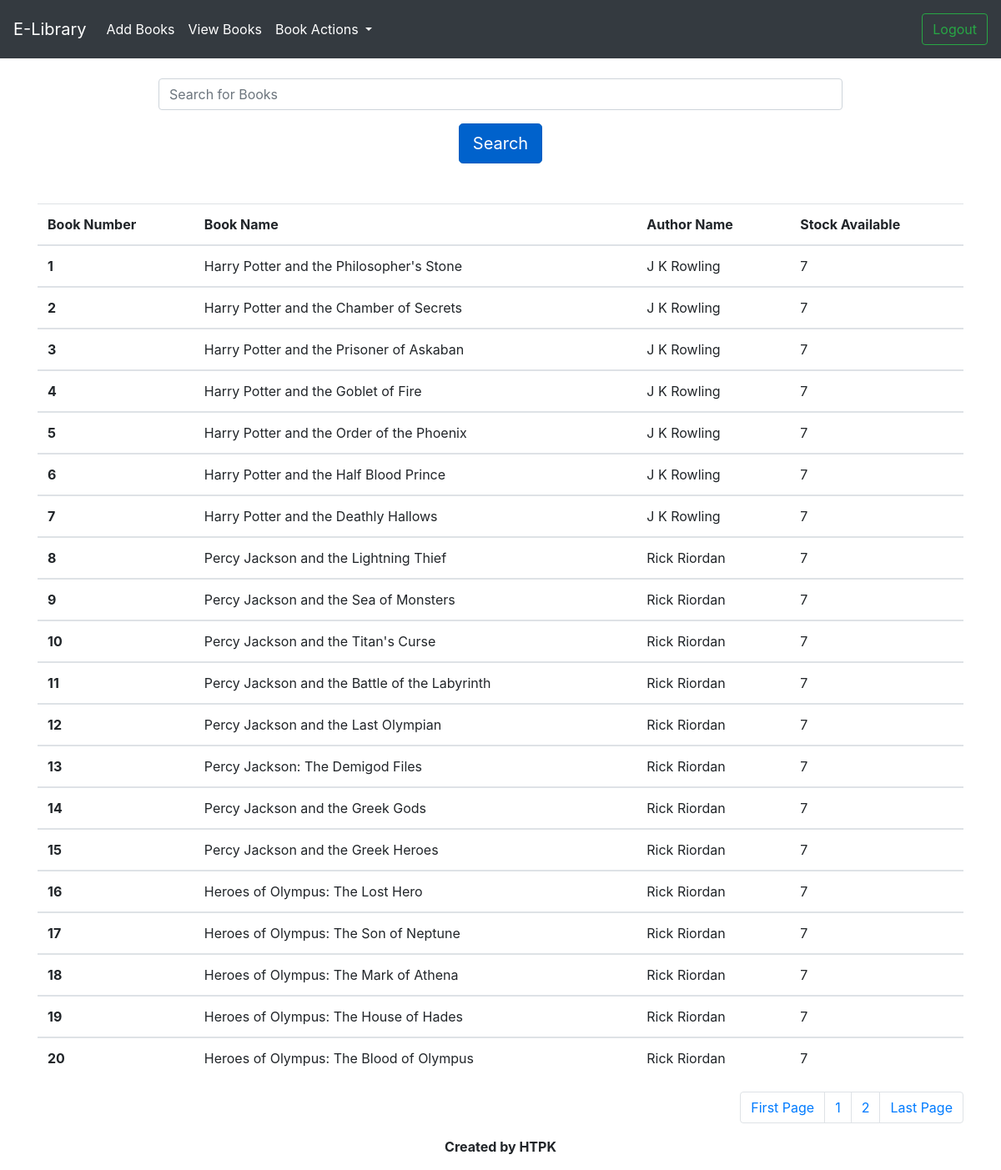
The page /elibrary/checkedout/ (signed in) on the database its author committed.
### books/models.py (models this page shows, shortened)
class book(models.Model):
    bookname = models.CharField(max_length=100)
    authorname = models.CharField(max_length=200)
    booknum = models.IntegerField()
    stockavail = models.IntegerField()
    noc = models.IntegerField(default=0)

### books/views.py (the view)
# urls.py: path('checkedout/',views.checkout1,name='checkedout'),
def checkout1(request):
    if request.method=="POST":
        form = checkoutb(request.POST or None)
        if form.is_valid():
            b=form.cleaned_data['booknum']
            c=form.cleaned_data['noc']
            bookchan = book.objects.get(booknum=b)
            if bookchan.stockavail >= c:
                bookchan.stockavail = bookchan.stockavail - c
                bookchan.save(update_fields=['stockavail'])
                messages.success(request,("Checkedout Successfully!!!"))
                return redirect('checkout')
            else:
                messages.success(request,("Couldn't Checkout!!!"))
                return redirect('checkout')
        else:
            ViewBooks=book.objects.order_by('booknum')
            paginator = Paginator(ViewBooks,20)
            page = request.GET.get('pg')
            ViewBooks = paginator.get_page(page)
            return render(request,'studentview.html',{'ViewBooks': ViewBooks})
    else:
        ViewBooks=book.objects.order_by('booknum')
        paginator = Paginator(ViewBooks,20)
        page = request.GET.get('pg')
        ViewBooks = paginator.get_page(page)
        return render(request,'studentview.html',{'ViewBooks': ViewBooks})

### books/templates/studentview.html (shortened to what this page needs)
{% extends 'base.html' %}
{% block content %}
{% if  user.is_authenticated %}
<form method = "GET">
    <div class="form-group row text-center">
      <label class="col-lg-2" ></label>
      <input type="text" class="form-control col-lg-8"  name="q" placeholder="Search for Books">
    </div>
    <div class="text-center ">
      <button type="submit" class="btn btn-primary btn-lg active ">Search</button>
    </div>
  </form>
  <div class="container">
    <table class="table table-hover">
<thead>
  <tr>
    <th scope="col">Book Number</th>
    <th scope="col">Book Name</th>
    <th scope="col">Author Name</th>
    <th scope="col">Stock Available</th>
  </tr>
</thead>
    {% for obj in ViewBooks %}
<tbody>
  <tr>
    <th scope="row">{{obj.booknum}}</th>
    <td>{{obj.bookname}}</td>
    <td>{{obj.authorname}}</td>
    <td>{{obj.stockavail}}</td>
  </tr>
    {% endfor %}
  </tbody>
  </table>
  <nav aria-label="Page navigation example">
  <ul class="pagination justify-content-end">
    <li class="page-item "><a class="page-link" href="?pg=1" >First Page</a></li>
    <li class="page-item"><a class="page-link" href="?pg={{ViewBooks.number}}">{{ViewBooks.number}}</a></li>
    {% if ViewBooks.has_next %}
      <li class="page-item"><a class="page-link" href="?pg={{ViewBooks.next_page_number}}">{{ViewBooks.next_page_number}}</a></li>
    {% endif %}
    <li class="page-item">
      <a class="page-link" href="?pg={{ViewBooks.paginator.num_pages}}">Last Page</a>
    </li>
  </ul>
</nav>
  </div>
{% endif %}
{% endblock content%}

### rows shown on the page
book: booknum "1", bookname "Harry Potter and the Philosopher's Stone", authorname "J K Rowling", stockavail "7"
book: booknum "2", bookname "Harry Potter and the Chamber of Secrets", authorname "J K Rowling", stockavail "7"
book: booknum "3", bookname "Harry Potter and the Prisoner of Askaban", authorname "J K Rowling", stockavail "7"
book: booknum "4", bookname "Harry Potter and the Goblet of Fire", authorname "J K Rowling", stockavail "7"
book: booknum "5", bookname "Harry Potter and the Order of the Phoenix", authorname "J K Rowling", stockavail "7"
book: booknum "6", bookname "Harry Potter and the Half Blood Prince", authorname "J K Rowling", stockavail "7"
book: booknum "7", bookname "Harry Potter and the Deathly Hallows", authorname "J K Rowling", stockavail "7"
book: booknum "8", bookname "Percy Jackson and the Lightning Thief", authorname "Rick Riordan", stockavail "7"
book: booknum "9", bookname "Percy Jackson and the Sea of Monsters", authorname "Rick Riordan", stockavail "7"
book: booknum "10", bookname "Percy Jackson and the Titan's Curse", authorname "Rick Riordan", stockavail "7"
book: booknum "11", bookname "Percy Jackson and the Battle of the Labyrinth", authorname "Rick Riordan", stockavail "7"
book: booknum "12", bookname "Percy Jackson and the Last Olympian", authorname "Rick Riordan", stockavail "7"
book: booknum "13", bookname "Percy Jackson: The Demigod Files", authorname "Rick Riordan", stockavail "7"
book: booknum "14", bookname "Percy Jackson and the Greek Gods", authorname "Rick Riordan", stockavail "7"
book: booknum "15", bookname "Percy Jackson and the Greek Heroes", authorname "Rick Riordan", stockavail "7"
book: booknum "16", bookname "Heroes of Olympus: The Lost Hero", authorname "Rick Riordan", stockavail "7"
book: booknum "17", bookname "Heroes of Olympus: The Son of Neptune", authorname "Rick Riordan", stockavail "7"
book: booknum "18", bookname "Heroes of Olympus: The Mark of Athena", authorname "Rick Riordan", stockavail "7"
book: booknum "19", bookname "Heroes of Olympus: The House of Hades", authorname "Rick Riordan", stockavail "7"
book: booknum "20", bookname "Heroes of Olympus: The Blood of Olympus", authorname "Rick Riordan", stockavail "7"

### other values the page prints
{{ ViewBooks.number }} "1"
{{ ViewBooks.next_page_number }} "2"
